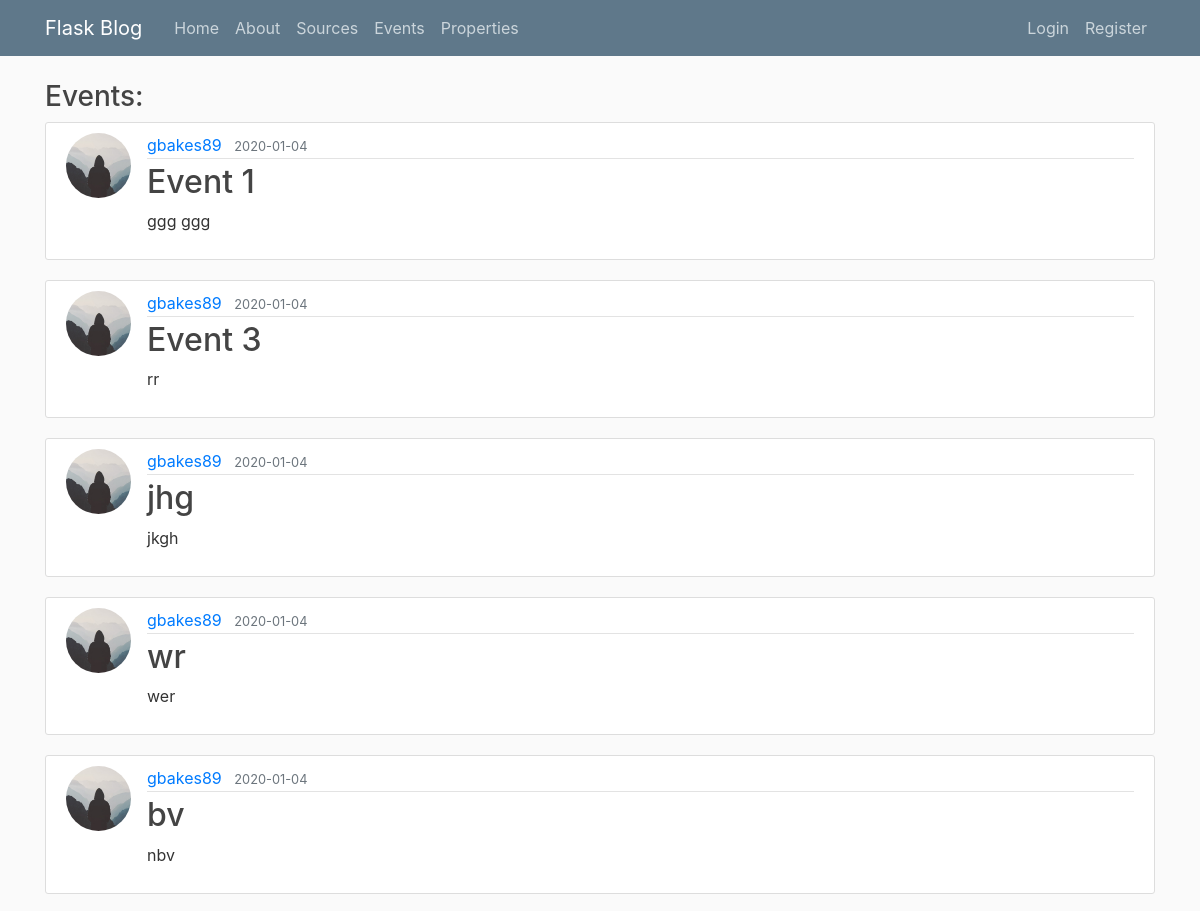
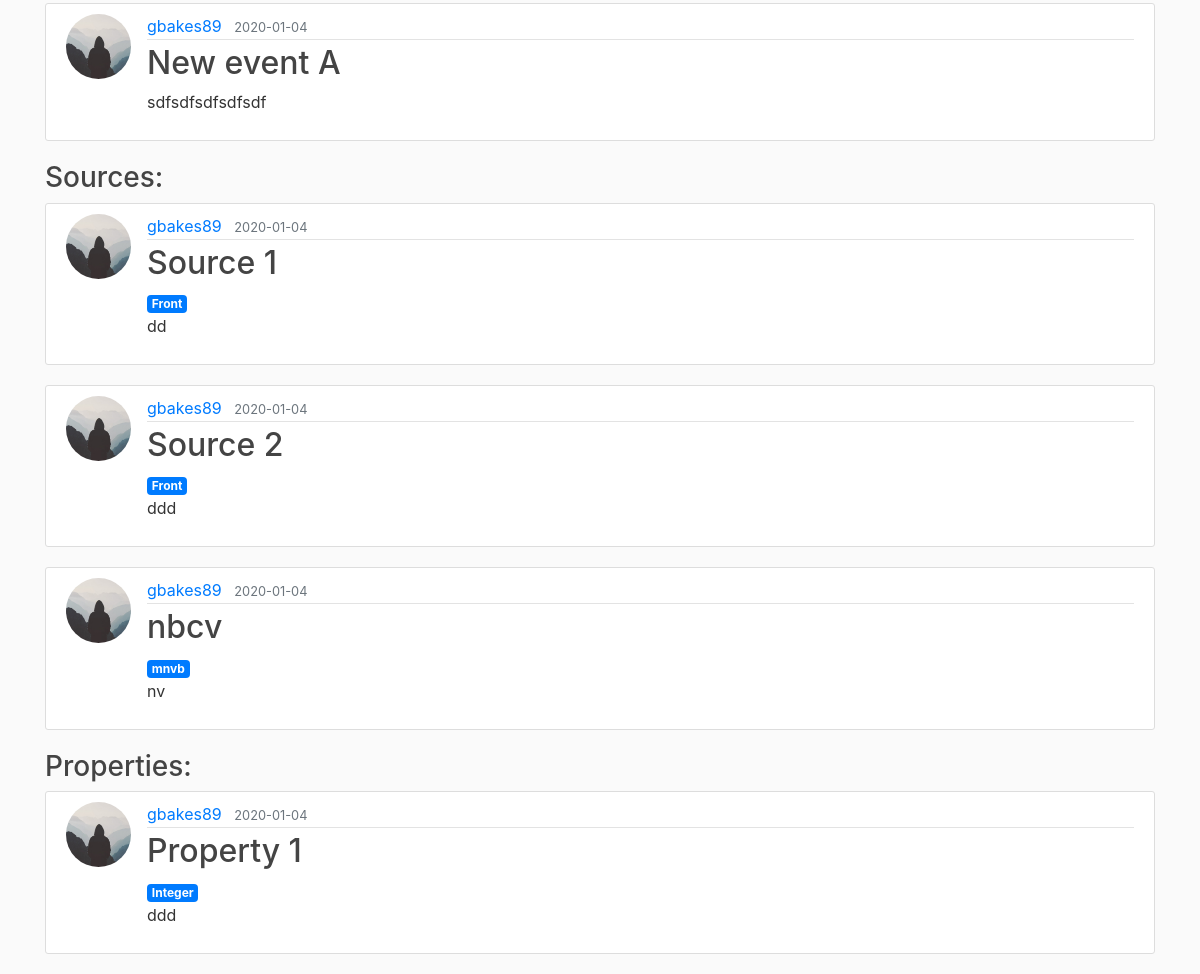
The page / on the database its author committed (2 pictures, top to bottom).
### dd/models.py (models this page shows, shortened)
class Events(db.Model):
  id = db.Column(db.Integer, primary_key=True)
  title = db.Column(db.String(100), nullable=False)
  description = db.Column(db.Text, nullable=False)
  date_created = db.Column(
      db.DateTime, nullable=False, default=datetime.utcnow)
  is_active = db.Column(db.Boolean, default=True, nullable=False)
  source = db.relationship(
      "Sources", secondary=sources_events, backref=db.backref("events", lazy="dynamic"))
  user_id = db.Column(db.Integer, db.ForeignKey('user.id'), nullable=False)

class User(db.Model, UserMixin):
  id = db.Column(db.Integer, primary_key=True)
  username = db.Column(db.String(20), unique=True, nullable=False)
  email = db.Column(db.String(120), unique=True, nullable=False)
  image_file = db.Column(db.String(20), nullable=False,
                         default='default.jpg')
  password = db.Column(db.String(60), nullable=False)
  events = db.relationship('Events', backref='author', lazy=True)
  sources = db.relationship('Sources', backref='author', lazy=True)
  properties = db.relationship('Properties', backref='author', lazy=True)

class Sources(db.Model):
  id = db.Column(db.Integer, primary_key=True)
  title = db.Column(db.String(100), nullable=False)
  type = db.Column(db.String(100), nullable=False)
  description = db.Column(db.Text, nullable=False)
  is_active = db.Column(db.Boolean, default=True, nullable=False)
  date_created = db.Column(
      db.DateTime, nullable=False, default=datetime.utcnow)
  user_id = db.Column(db.Integer, db.ForeignKey('user.id'), nullable=False)

class Properties(db.Model):
  id = db.Column(db.Integer, primary_key=True)
  title = db.Column(db.String(100), nullable=False)
  type = db.Column(db.String(100), nullable=False)
  known_values = db.Column(db.String(100), nullable=True)
  min = db.Column(db.String(100), nullable=True)
  max = db.Column(db.String(100), nullable=True)
  description = db.Column(db.Text, nullable=False)
  is_active = db.Column(db.Boolean, default=True, nullable=False)
  date_created = db.Column(
      db.DateTime, nullable=False, default=datetime.utcnow)
  event = db.relationship(
      "Events", secondary=events_properties, backref=db.backref("properties", lazy="dynamic"))
  user_id = db.Column(db.Integer, db.ForeignKey('user.id'), nullable=False)

### dd/routes.py (the view)
@app.route("/")
def home():
    events = Events.query.all()
    sources = Sources.query.all()
    properties = Properties.query.all()
    return render_template('home.html', title="Home", events=events, sources=sources, properties=properties)

### dd/templates/home.html
{% extends "layout.html" %}
{% block content %}
    <div><h3>Events:</h3></div>
    {% for event in events %}
        <article class="media content-section">
          <img class="rounded-circle article-img" src="{{  url_for('static', filename='profile_pics/' + event.author.image_file)  }}">
          <div class="media-body">
            <div class="article-metadata">
              <a class="mr-2" href="#">{{ event.author.username }}</a>
              <small class="text-muted">{{ event.date_created.strftime('%Y-%m-%d') }}</small>
            </div>
            <h2><a class="article-title" href="{{  url_for('event',event_id = event.id)  }}">{{ event.title }}</a></h2>
            <p class="article-content">{{ event.description }}</p>
          </div>
        </article>
    {% endfor %}
    <div><h3>Sources:</h3></div>
    {% for source in sources %}
        <article class="media content-section">
          <img class="rounded-circle article-img" src="{{  url_for('static', filename='profile_pics/' + source.author.image_file)  }}">
          <div class="media-body">
            <div class="article-metadata">
              <a class="mr-2" href="#">{{ source.author.username }}</a>
              <small class="text-muted">{{ source.date_created.strftime('%Y-%m-%d') }}</small>
            </div>
            <h2><a class="article-title" href="{{  url_for('source',source_id = source.id)  }}">{{ source.title }}</a></h2>
           <span class="badge badge-primary">{{ source.type }}</span>
            <p class="article-content">{{ source.description }}</p>
          </div>
        </article>
    {% endfor %}
    <div><h3>Properties:</h3></div>
    {% for property in properties %}
        <article class="media content-section">
          <img class="rounded-circle article-img" src="{{  url_for('static', filename='profile_pics/' + property.author.image_file)  }}">
          <div class="media-body">
            <div class="article-metadata">
              <a class="mr-2" href="#">{{ property.author.username }}</a>
              <small class="text-muted">{{ property.date_created.strftime('%Y-%m-%d') }}</small>
            </div>
            <h2><a class="article-title" href="{{  url_for('property',property_id = property.id)  }}">{{ property.title }}</a></h2>
           <span class="badge badge-primary">{{ property.type }}</span>
            <p class="article-content">{{ property.description }}</p>
          </div>
        </article>
    {% endfor %}
{% endblock content %}

### dd/templates/layout.html (shortened to what this page needs)
 <!DOCTYPE html>
<html>
<head>
    <link rel="stylesheet" href="https://stackpath.bootstrapcdn.com/bootstrap/4.4.1/css/bootstrap.min.css">
    <link rel="stylesheet" type="text/css" href="{{  url_for('static', filename='main.css')  }}">
</head>
<body>
    <header class="site-header">
      <nav class="navbar navbar-expand-md navbar-dark bg-steel fixed-top">
        <div class="container">
          <a class="navbar-brand mr-4" href="/">Flask Blog</a>
          <div class="collapse navbar-collapse" id="navbarToggle">
            <div class="navbar-nav mr-auto">
              <a class="nav-item nav-link" href="{{ url_for('home') }}">Home</a>
              <a class="nav-item nav-link" href="{{ url_for('about') }}">About</a>
              <a class="nav-item nav-link" href="{{ url_for('sources') }}">Sources</a>
              <a class="nav-item nav-link" href="{{ url_for('events') }}">Events</a>
              <a class="nav-item nav-link" href="{{ url_for('prop') }}">Properties</a>
            </div>
            <div class="navbar-nav">
              {% if current_user.is_authenticated %}
                <a class="nav-item nav-link" href="{{  url_for('new_event')  }}">Create Event</a>
                <a class="nav-item nav-link" href="{{  url_for('new_source')  }}">Create Source</a>
                <a class="nav-item nav-link" href="{{  url_for('new_property')  }}">Create Property</a>
                <a class="nav-item nav-link" href="{{  url_for('account')  }}">Account</a>
                <a class="nav-item nav-link" href="{{  url_for('logout')  }}">Logout</a>
              {% else %}
                <a class="nav-item nav-link" href="{{  url_for('login')  }}">Login</a>
                <a class="nav-item nav-link" href="{{  url_for('register')  }}">Register</a>
              {% endif %}
            </div>
          </div>
        </div>
      </nav>
    </header>
    <div class="container">
        {% block content %}{% endblock %}
    </div>
</body>
</html>

### dd/static/main.css (style rules this page uses)
body { background: #fafafa; color: #333333; margin-top: 5rem; }
h1, h2, h3, h4, h5, h6 { color: #444444; }
.bg-steel { background-color: #5f788a; }
.site-header .navbar-nav .nav-link { color: #cbd5db; }
.content-section { background: #ffffff; padding: 10px 20px; border: 1px solid #dddddd; border-radius: 3px; margin-bottom: 20px; }
.article-title { color: #444444; }
.article-content { white-space: pre-line; }
.article-img { height: 65px; width: 65px; margin-right: 16px; }
.article-metadata { padding-bottom: 1px; margin-bottom: 4px; border-bottom: 1px solid #e3e3e3 }

### rows shown on the page
Events: image_file (placeholder picture), author.username "gbakes89", date_created "2020-01-04", title "Event 1", description "ggg ggg"
Events: image_file (placeholder picture), author.username "gbakes89", date_created "2020-01-04", title "Event 3", description "rr"
Events: image_file (placeholder picture), author.username "gbakes89", date_created "2020-01-04", title "jhg", description "jkgh"
Events: image_file (placeholder picture), author.username "gbakes89", date_created "2020-01-04", title "wr", description "wer"
Events: image_file (placeholder picture), author.username "gbakes89", date_created "2020-01-04", title "bv", description "nbv"
Events: image_file (placeholder picture), author.username "gbakes89", date_created "2020-01-04", title "New event A", description "sdfsdfsdfsdfsdf"
Sources: image_file (placeholder picture), author.username "gbakes89", date_created "2020-01-04", title "Source 1", type "Front", description "dd"
Sources: image_file (placeholder picture), author.username "gbakes89", date_created "2020-01-04", title "Source 2", type "Front", description "ddd"
Sources: image_file (placeholder picture), author.username "gbakes89", date_created "2020-01-04", title "nbcv", type "mnvb", description "nv"
Properties: image_file (placeholder picture), author.username "gbakes89", date_created "2020-01-04", title "Property 1", type "Integer", description "ddd"
